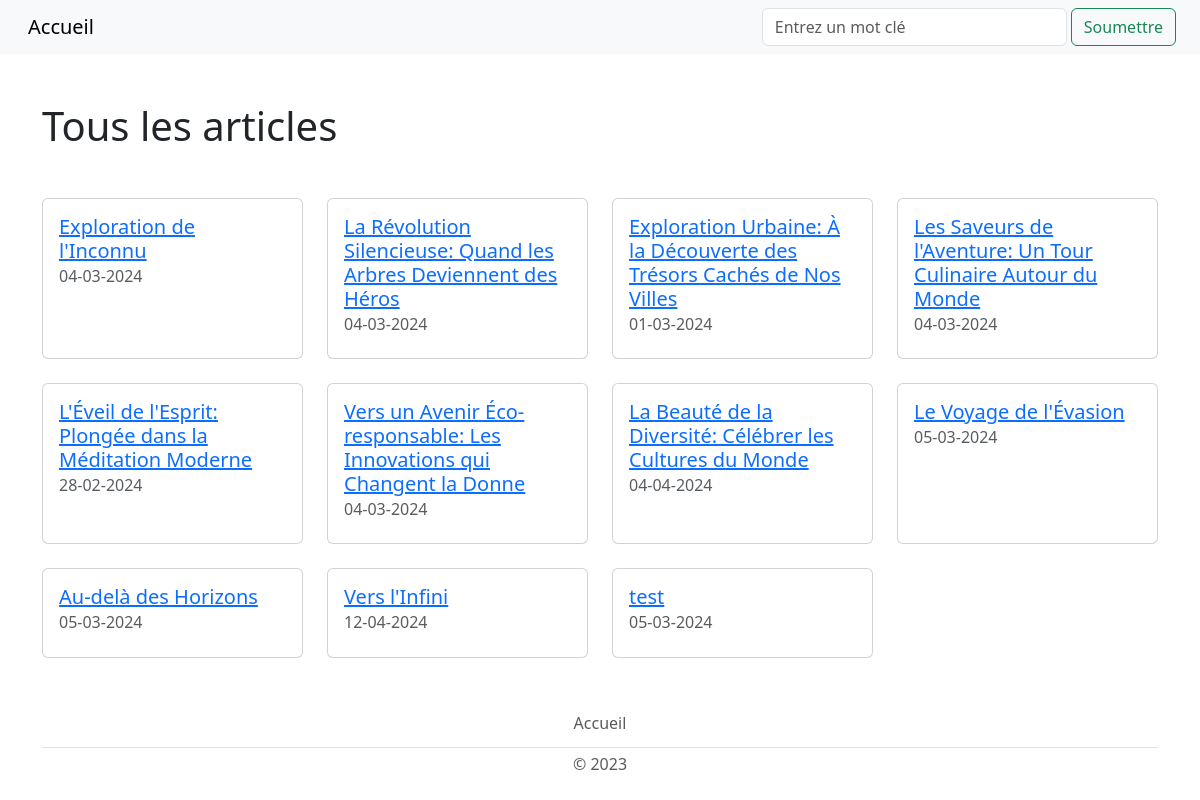
/resultats/, run on an earlier commit of the app's database.
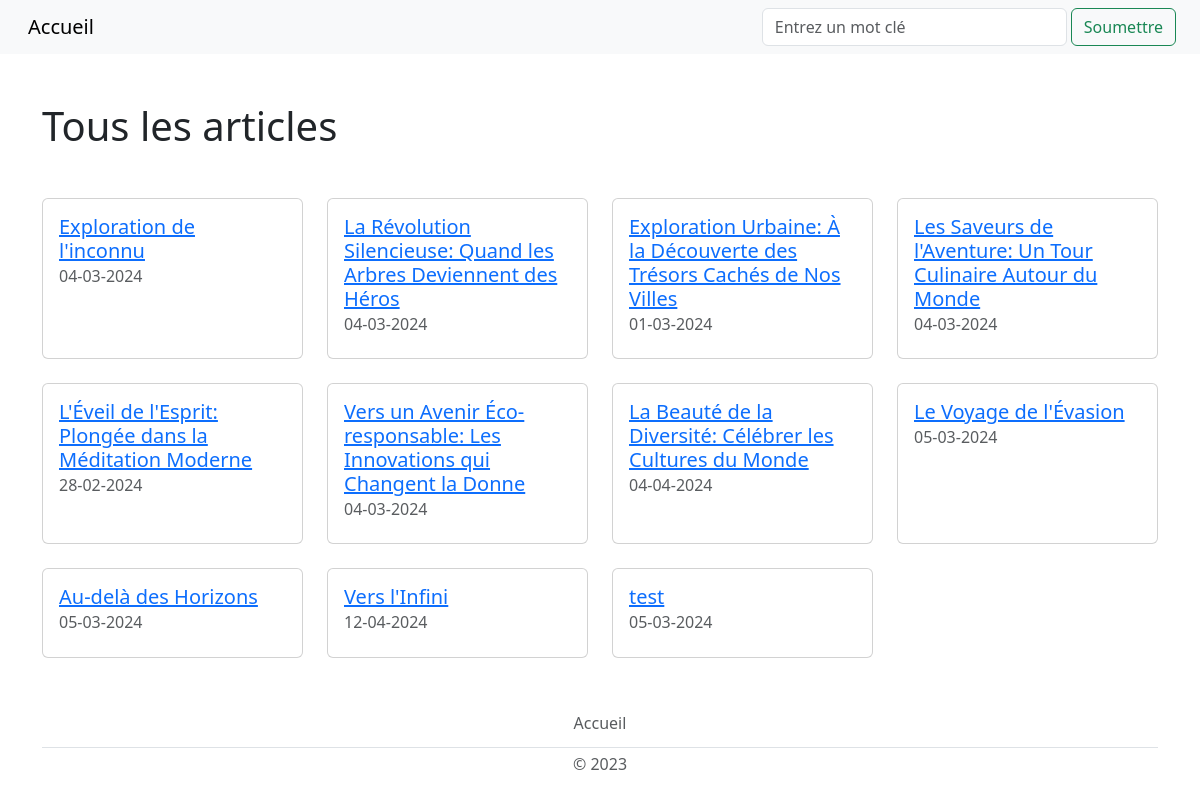
And on a later commit of the database.
### tables this page shows
CREATE TABLE ARTICLES (
    id_article VARCHAR(50) PRIMARY KEY,
    titre_article varchar(100) NOT NULL,
    date_publication DATE NOT NULL,
    contenu TEXT NOT NULL,
    id_utilisateur INTEGER NOT NULL,
    CONSTRAINT fk_auteur FOREIGN KEY (id_utilisateur) REFERENCES UTILISATEURS(id_utilisateur)
);

### app.py (the view)
@app.route('/resultats/<query>', methods=['GET'])
@app.route('/resultats/', defaults={'query': None}, methods=['GET'])
def resultats(query):
    if query:
        db = get_db()
        articles = db.get_articles(query)
    else:
        db = get_db()
        articles = db.get_articles()
    return render_template('resultats.html', query=query, articles=articles)

### app.py (called while the page is built)
def get_db():
    database = getattr(g, '_database', None)
    if database is None:
        g._database = Database()
    return g._database

@app.teardown_appcontext
def close_connection(exception):
    db = getattr(g, '_database', None)
    if db is not None:
        db.disconnect()

### database.py (called while the page is built)
    def disconnect(self):
        if self.user_connection is not None:
            self.user_connection.close()
        if self.photo_connection is not None:
            self.photo_connection.close()
        if self.session_connection is not None:
            self.session_connection.close()
        if self.article_connection is not None:
            self.article_connection.close()

    def get_article_connection(self):
        if self.article_connection is None:
            self.article_connection = sqlite3.connect('db/articles.db')
        return self.article_connection

    def get_articles(self, recherche_input=None):
        cursor = self.get_article_connection().cursor()
        if recherche_input:
            cursor.execute(
                "SELECT * FROM articles WHERE titre_article LIKE ? OR "
                "contenu LIKE ?",
                ('%' + recherche_input + '%', '%' + recherche_input + '%'))
        else:
            cursor.execute(
                "SELECT id_article, titre_article, date_publication, "
                "contenu, id_utilisateur FROM articles")
        return cursor.fetchall()

### templates/resultats.html
{% extends "layout.html" %}
{% block content %}
    <div class="container">
        {% if query %}
            <h1 class="my-5">Résultats de la recherche pour "{{ query }}"</h1>
        {% else %}
            <h1 class="my-5">Tous les articles</h1>
        {% endif %}
        <div class="row row-cols-1 row-cols-md-2 row-cols-lg-4">
            {% for article in articles %}
                <div class="col mb-4">
                    <div class="card h-100">
                        <div class="card-body">
                            <a href="{{ url_for('article', identifiant=article[0]) }}" class="card-link">
                                <h5 class="card-title">{{ article[1] }}</h5>
                            </a>
                            <h6 class="card-subtitle mb-2 text-muted">{{ article[2] }}</h6>
                        </div>
                    </div>
                </div>
            {% endfor %}
        </div>
    </div>
{% endblock %}

### templates/layout.html (shortened to what this page needs)
<!DOCTYPE html>
<html lang="en">
<head>
    <link href="https://cdn.jsdelivr.net/npm/bootstrap@5.3.0-alpha1/dist/css/bootstrap.min.css" rel="stylesheet">
    <link rel="stylesheet" href="{{ url_for('static', filename='css/style.css') }}">
</head>
<body style="display: flex; flex-direction: column; min-height: 100vh;">
<nav class="navbar navbar-expand-lg bg-body-tertiary">
    <div class="container-fluid">
        <ul class="navbar-nav">
            <li class="nav-item">
                <a class="navbar-brand px-3" href="{{ url_for('accueil') }}">Accueil</a>
            </li>
        </ul>
        <form action="{{ url_for('recherche') }}" class="d-flex mx-2" method="POST" role="search">
            <label>
                <input class="form-control me-5" name="recherche_input" placeholder="Entrez un mot clé"
                       type="search"
                       title="Pour voir tous les articles, laisser le champ vide et cliquer sur Soumettre.">
            </label>
            <button class="btn btn-outline-success mx-1" type="submit">Soumettre</button>
        </form>
    </div>
</nav>
{% block content %}{% endblock %}
<footer class="py-1 my-1 mt-auto">
    <div class="container">
        <ul class="nav justify-content-center border-bottom pb-1 mb-1">
            <li class="nav-item"><a href="{{ url_for('accueil') }}"
                                    class="nav-link px-2 text-body-secondary">Accueil</a></li>
        </ul>
        <p class="text-center text-body-secondary">© 2023</p>
    </div>
</footer>
</body>
</html>

What changed in the data, as far as the page shows it:
removed ARTICLES: titre_article "Exploration de l'Inconnu", date_publication "04-03-2024"
added ARTICLES: titre_article "Exploration de l'inconnu", date_publication "04-03-2024"
